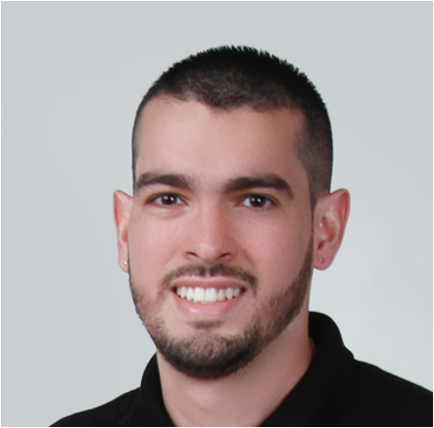
#> input picture Lab-I-Dimensionality-Reduction/classmates_photos/Imagen5.png, 434 x 428 px
$ jupyter execute Punto4.ipynb
#> lines starting #> are read from the running program, lines starting #| are printed output that depends on the picture
[cell 1]
import matplotlib.pyplot as plt
from PIL import Image
import numpy as np
from numpy.linalg import svd

[cell 2]
# path to photos
classmates_photos = "../classmates_photos"

# Load my photo
my_photo = Image.open(f"{classmates_photos}/Imagen5.png")
#> my_photo is the input picture: PIL image 434x428 RGBA; mean R, G, B, A 166.1, 156.1, 155.9, 252.6

# Resize and convert to grayscale
my_photo = my_photo.resize((256, 256)).convert("L")
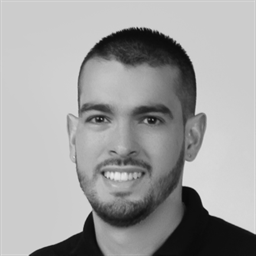
#> my_photo: PIL image 256x256 L; min 7, max 232, mean 160.7

# Plot my_photo
plt.figure(figsize=(5,5))
plt.axis('off')
plt.imshow(my_photo, cmap="gray")
plt.title("Original Photo")
plt.show()

# Convert image to a numpy array to apply SVE
my_photo_arr = np.array(my_photo,dtype=np.float64)

[cell 3]
# Apply SVD
U, s, Vt = svd(my_photo)
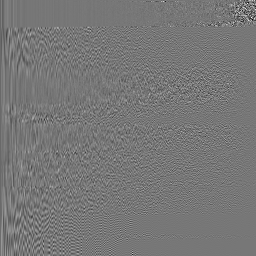
#> U: shape (256, 256) float64; min -0.565, max 0.642, mean -0.000207; drawn with min black and max white
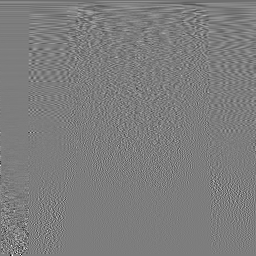
#> Vt: shape (256, 256) float64; min -0.618, max 0.638, mean -0.000269; drawn with min black and max white
#> s = 256 values, max 42826.6 at index 0, min 4.2e-12 at index 254, mean 384.8

# Reconstruct image progressively increasing number of singular values
num_singular_values = [1, 2, 3, 5, 8, 13, 21, 34, 55, 89, 144]
mse_values = []

for k in num_singular_values:
    # Construct approximation using k singular values
    approx = U[:, :k] @ np.diag(s[:k]) @ Vt[:k, :]

    # Calculate mean squared error between original and approximation
    mse = np.mean((my_photo - approx)**2)
    mse_values.append(mse)

    # Plot approximation
    plt.figure()
    plt.axis('off')
    plt.imshow(approx, cmap='gray')
    plt.title('k = {}'.format(k))
#> this loop made 11 passes
#> mse on passes 1 to 11: 2080.7, 1334.5, 904.7, 491.6, 290.5, 142.2, 65.14, 25.71, 7.74, 1.28, 0.0533
#> pass 1, `approx = U[:, :k] @ np.diag(s[:k]) @ Vt[:k, :]`:
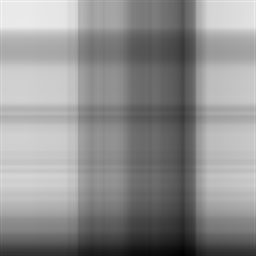
#> approx: shape (256, 256) float64; min 34.74, max 258.7, mean 161; drawn with min black and max white
#> pass 2, `approx = U[:, :k] @ np.diag(s[:k]) @ Vt[:k, :]`:
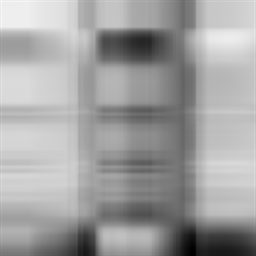
#> approx: shape (256, 256) float64; min -23.47, max 268.3, mean 161.2; drawn with min black and max white
#> pass 3, `approx = U[:, :k] @ np.diag(s[:k]) @ Vt[:k, :]`:
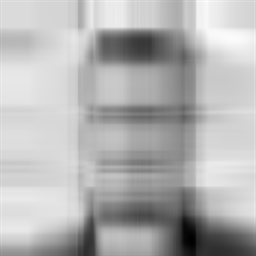
#> approx: shape (256, 256) float64; min -53.44, max 250.7, mean 160.8; drawn with min black and max white
#> after the loop, mse_values = [2080.7, 1334.5, 904.7, 491.6, 290.5, 142.2, 65.14, 25.71, 7.74, 1.28, 0.0533]

# Plot MSE values
plt.figure()
plt.plot(num_singular_values, mse_values)
plt.xlabel('Number of singular values')
plt.ylabel('Mean squared error')
plt.show()
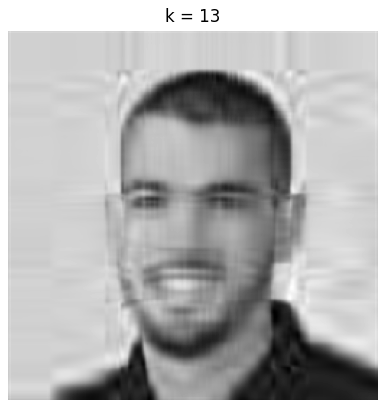
#> figure drawn by matplotlib, 1 panel
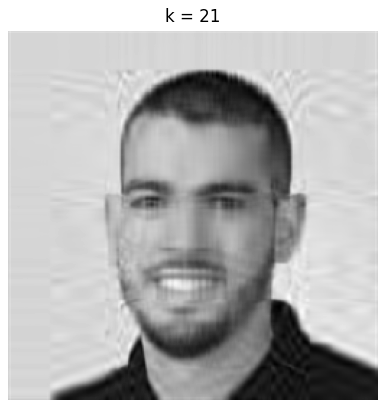
#> figure drawn by matplotlib, 1 panel
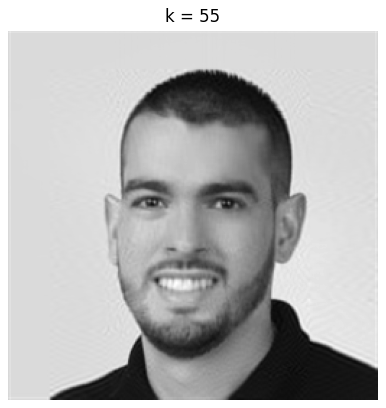
#> figure drawn by matplotlib, 1 panel
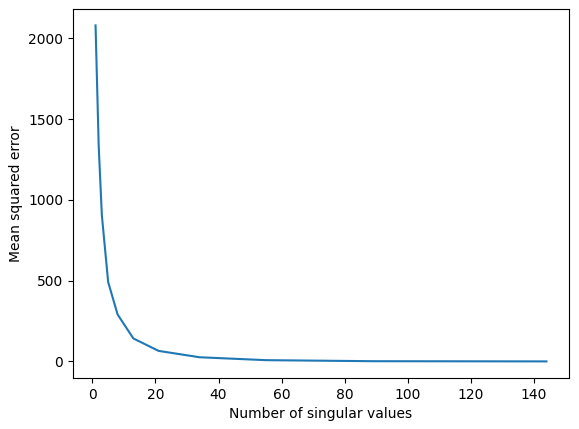
#> figure drawn by matplotlib, 1 panel; curve peaks at x = 1, y = 2080.7

$ run again, with Lab-I-Dimensionality-Reduction/classmates_photos/Imagen10.png copied over Lab-I-Dimensionality-Reduction/classmates_photos/Imagen5.png
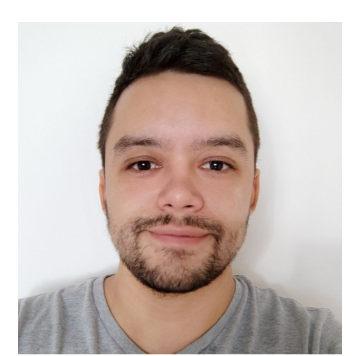
#> input picture Lab-I-Dimensionality-Reduction/classmates_photos/Imagen10.png, 361 x 356 px
#> my_photo is the input picture: PIL image 361x356 RGBA; mean R, G, B, A 159.5, 147.4, 142.2, 213.6
#> my_photo: PIL image 256x256 L
#> s = 256 values, max 43739 at index 0, min 4.34e-12 at index 231, mean 319.3
#> the loop `for k in num_singular_values:` made 11 passes
#> mse on passes 1 to 8: 1198.4, 602.7, 368.3, 194.2, 107.2, 57.05, 27.12, 10.81
#> pass 1, `approx = U[:, :k] @ np.diag(s[:k]) @ Vt[:k, :]`:
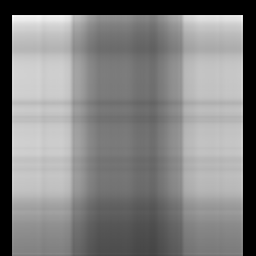
#> approx: shape (256, 256) float64; min -1.63e-12, max 303.3, mean 152.4; drawn with min black and max white
#> after the loop `for k in num_singular_values:`: mse_values = [1198.4, 602.7, 368.3, 194.2, 107.2, 57.05, 27.12, 10.81, 3.39, 0.697, 0.0538]
#> `plt.show()`:
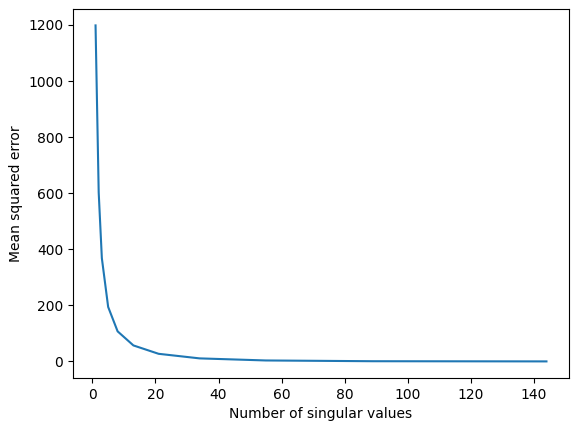
#> figure drawn by matplotlib, 1 panel; curve peaks at x = 1, y = 1198.4

$ run again, with Lab-I-Dimensionality-Reduction/classmates_photos/Imagen11.png copied over Lab-I-Dimensionality-Reduction/classmates_photos/Imagen5.png
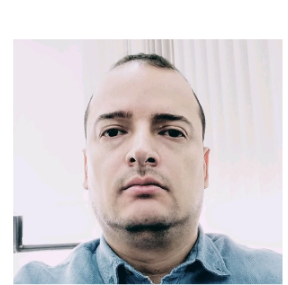
#> input picture Lab-I-Dimensionality-Reduction/classmates_photos/Imagen11.png, 288 x 285 px
#> my_photo is the input picture: PIL image 288x285 RGBA; mean R, G, B, A 162.1, 156.9, 159.5, 204.9
#> my_photo: PIL image 256x256 L
#> s = 256 values, max 46300.4 at index 0, min 4.55e-12 at index 222, mean 317.9
#> the loop `for k in num_singular_values:` made 11 passes
#> mse on passes 1 to 8: 874.5, 534.4, 379.6, 196.7, 117.6, 58.85, 25.7, 9.37
#> after the loop `for k in num_singular_values:`: mse_values = [874.5, 534.4, 379.6, 196.7, 117.6, 58.85, 25.7, 9.37, 2.42, 0.39, 0.0177]
#> `plt.show()`:
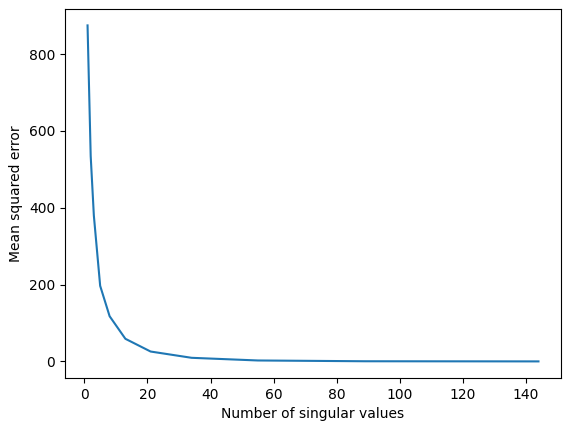
#> figure drawn by matplotlib, 1 panel; curve peaks at x = 1, y = 874.5
